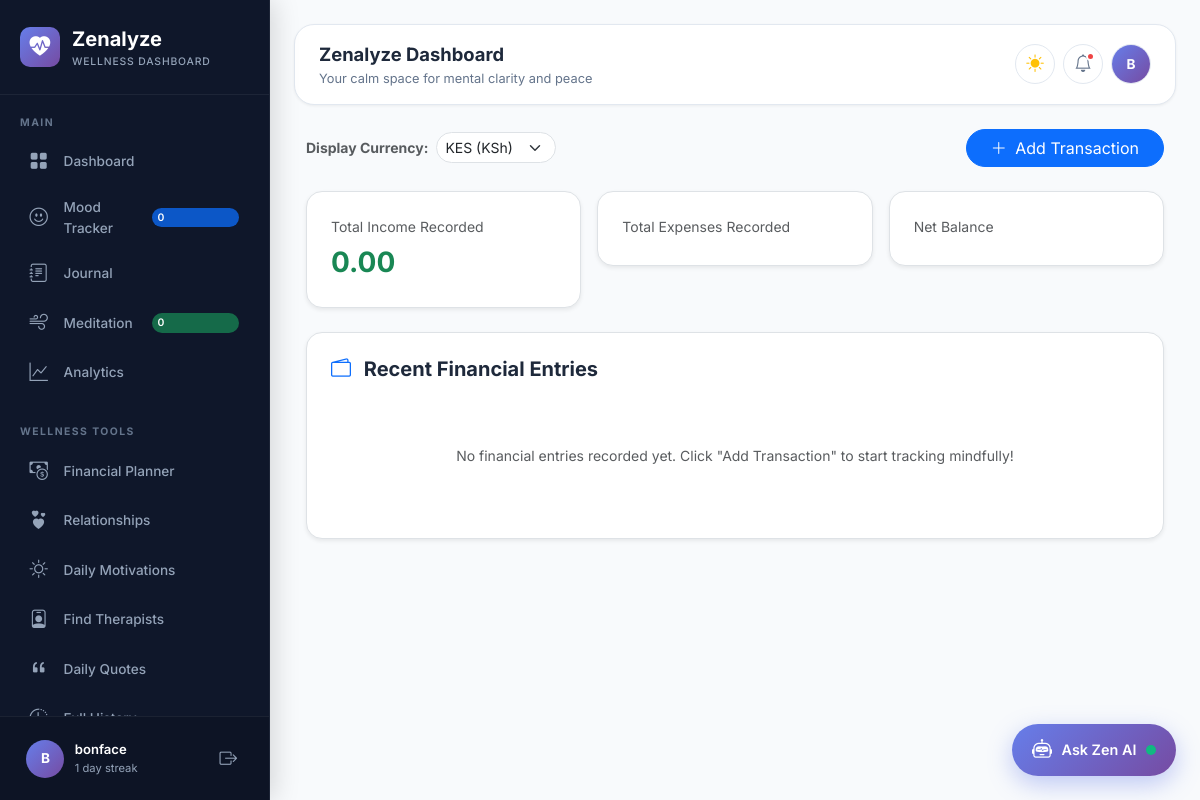
Screenshot of /financial/ (signed in) with the database file from the repository.
### apps/accounts/models.py (models this page shows, shortened)
class User(AbstractUser):
    ROLE_CHOICES = [
        ('user', 'User'),
        ('admin', 'Admin'),
        ('therapist', 'Therapist'),
        ('moderator', 'Moderator'),
    ]
    email = models.EmailField(unique=True)
    full_name = models.CharField(max_length=150, blank=True)
    display_name = models.CharField(max_length=100, blank=True, null=True)
    avatar_url = models.CharField(max_length=500, blank=True, null=True)
    avatar = models.ImageField(upload_to='avatars/', blank=True, null=True)
    streak_days = models.IntegerField(default=0)
    wellness_score = models.IntegerField(default=50)
    role = models.CharField(max_length=20, choices=ROLE_CHOICES, default='user')
    emergency_contact_name = models.CharField(max_length=100, blank=True, null=True)
    emergency_contact_phone = models.CharField(max_length=50, blank=True, null=True)
    last_active = models.DateTimeField(auto_now=True)
    @property
    def is_admin_user(self):
        return self.role == 'admin' or self.is_superuser or self.is_staff
    @property
    def avatar_display_url(self):
        if self.avatar and hasattr(self.avatar, 'url'):
            return self.avatar.url
        if self.avatar_url:
            if self.avatar_url.startswith('http') or self.avatar_url.startswith('/'):
                return self.avatar_url
            return f"/{self.avatar_url}"
        return None
    @property
    def display_title(self):
        if self.display_name:
            return self.display_name
        if self.full_name:
            return self.full_name
        return self.username

### apps/wellness/views.py (the view, shortened to what this page needs)
# urls.py: path('financial/', views.financial_view, name='financial'),
@login_required
def financial_view(request):
    user = request.user
    entries = FinancialEntry.objects.filter(user=user)
    total_income = sum(e.amount for e in entries if e.category == 'Income')
    total_expenses = sum(e.amount for e in entries if e.category != 'Income')
    net_savings = total_income - total_expenses
    return render(request, 'wellness/financial.html', {
        'entries': entries[:20],
        'total_income': total_income,
        'total_expenses': total_expenses,
        'net_savings': net_savings,
    })

### apps/notifications/models.py (called while the page is built)
    @property
    def icon_class(self):
        icon_map = {
            'system': 'bi-gear',
            'reminder': 'bi-bell',
            'achievement': 'bi-trophy',
            'community': 'bi-people',
            'mood': 'bi-emoji-smile',
            'journal': 'bi-journal-text',
            'wellness': 'bi-heart',
            'quote': 'bi-quote',
            'crisis': 'bi-exclamation-triangle',
            'message': 'bi-chat',
        }
        return icon_map.get(self.type, 'bi-bell')

### templates/wellness/financial.html (shortened to what this page needs)
{% extends 'base_dashboard.html' %}
{% load static %}
{% block dashboard_content %}
<div class="container-fluid">
    <div class="d-flex flex-wrap justify-content-between align-items-center gap-3 mb-4">
        <form method="POST" class="d-flex align-items-center gap-2">
            <span class="small text-muted fw-bold">Display Currency:</span>
            <select name="display_currency" class="form-select form-select-sm rounded-pill" onchange="this.form.submit()" style="width: 120px;">
                <option value="KES" {% if display_currency == 'KES' %}selected{% endif %}>KES (KSh)</option>
            </select>
        </form>
        <button class="btn btn-primary rounded-pill px-4" data-bs-toggle="modal" data-bs-target="#newFinancialModal">
            <i class="bi bi-plus-lg me-1"></i> Add Transaction
        </button>
    </div>
    <div class="row g-3 mb-4">
        <div class="col-md-4">
            <div class="card p-4 rounded-4 border shadow-sm" style="background: var(--card-bg);">
                <div class="small text-muted mb-1">Total Income Recorded</div>
                <div class="fs-3 fw-bold text-success">{{ display_symbol }} {{ total_income|floatformat:2 }}</div>
            </div>
        </div>
        <div class="col-md-4">
            <div class="card p-4 rounded-4 border shadow-sm" style="background: var(--card-bg);">
                <div class="small text-muted mb-1">Total Expenses Recorded</div>
            </div>
        </div>
        <div class="col-md-4">
            <div class="card p-4 rounded-4 border shadow-sm" style="background: var(--card-bg);">
                <div class="small text-muted mb-1">Net Balance</div>
            </div>
        </div>
    </div>
    <div class="card p-4 rounded-4 border shadow-sm" style="background: var(--card-bg);">
        <h5 class="fw-bold mb-3" style="color: var(--text-primary);"><i class="bi bi-wallet2 text-primary me-2"></i> Recent Financial Entries</h5>
        {% if entries %}
        <div class="table-responsive">
            <table class="table table-hover align-middle mb-0">
                <thead class="text-muted small">
                    <tr>
                        <th>Category</th>
                        <th>Description</th>
                        <th>Amount</th>
                        <th>Date</th>
                        <th>Actions</th>
                    </tr>
                </thead>
                <tbody class="small">
                    {% for item in entries %}
                    <tr>
                        <td>
                            <span class="badge {% if item.category == 'Income' %}bg-success bg-opacity-10 text-success{% else %}bg-secondary bg-opacity-10 text-secondary{% endif %} fw-bold px-2 py-1">
                                {{ item.category }}
                            </span>
                        </td>
                        <td style="color: var(--text-primary);">{{ item.description|default:"—" }}</td>
                        <td class="fw-bold {% if item.category == 'Income' %}text-success{% else %}text-danger{% endif %}">
                            {{ item.currency }} {{ item.amount }}
                        </td>
                        <td class="text-muted">{{ item.created_at|date:"M d, Y" }}</td>
                        <td>
                            <form method="POST" action="{% url 'wellness:financial_delete' item.id %}" style="display:inline;">
                                {% csrf_token %}
                                <button type="submit" class="btn btn-sm btn-link text-danger p-0">Delete</button>
                            </form>
                        </td>
                    </tr>
                    {% endfor %}
                </tbody>
            </table>
        </div>
        {% else %}
        <div class="text-center py-5 text-muted small">
            No financial entries recorded yet. Click "Add Transaction" to start tracking mindfully!
        </div>
        {% endif %}
    </div>
</div>
{% endblock %}

### templates/includes/sidebar.html (shortened to what this page needs)
{% load static %}
<aside class="sidebar" id="sidebar">
    <div class="sidebar-header">
        <div class="sidebar-logo-icon"><i class="bi bi-heart-pulse-fill"></i></div>
        <div>
            <div class="sidebar-logo-text">Zenalyze</div>
            <div class="sidebar-logo-sub">Wellness Dashboard</div>
        </div>
    </div>
    <div class="sidebar-nav-wrap">
        <div class="nav-section">Main</div>
        <ul class="nav-list">
            <li class="nav-item">
                <a href="{% url 'wellness:dashboard' %}" class="nav-link {% if active_nav == 'dashboard' %}active{% endif %}">
                    <i class="bi bi-grid-fill"></i> <span>Dashboard</span>
                </a>
            </li>
            <li class="nav-item">
                <a href="{% url 'wellness:mood_log' %}" class="nav-link {% if active_nav == 'mood_log' %}active{% endif %}">
                    <i class="bi bi-emoji-smile"></i> <span>Mood Tracker</span>
                    <span class="nav-badge bg-primary bg-opacity-75 text-white">{{ user_stats.mood_count|default:0 }}</span>
                </a>
            </li>
            <li class="nav-item">
                <a href="{% url 'wellness:journal' %}" class="nav-link {% if active_nav == 'journal' %}active{% endif %}">
                    <i class="bi bi-journal-text"></i> <span>Journal</span>
                </a>
            </li>
            <li class="nav-item">
                <a href="{% url 'wellness:exercises' %}" class="nav-link {% if active_nav == 'exercises' %}active{% endif %}">
                    <i class="bi bi-wind"></i> <span>Meditation</span>
                    <span class="nav-badge bg-success bg-opacity-75 text-white">{{ user_stats.exercise_count|default:0 }}</span>
                </a>
            </li>
            <li class="nav-item">
                <a href="{% url 'wellness:analytics' %}" class="nav-link {% if active_nav == 'analytics' %}active{% endif %}">
                    <i class="bi bi-graph-up"></i> <span>Analytics</span>
                </a>
            </li>
        </ul>
        <div class="nav-section mt-3">Wellness Tools</div>
        <ul class="nav-list">
            <li class="nav-item">
                <a href="{% url 'wellness:financial' %}" class="nav-link {% if active_nav == 'financial' %}active{% endif %}">
                    <i class="bi bi-cash-coin"></i> <span>Financial Planner</span>
                </a>
            </li>
            <li class="nav-item">
                <a href="{% url 'wellness:relationships' %}" class="nav-link {% if active_nav == 'relationships' %}active{% endif %}">
                    <i class="bi bi-hearts"></i> <span>Relationships</span>
                </a>
            </li>
            <li class="nav-item">
                <a href="{% url 'wellness:motivations' %}" class="nav-link {% if active_nav == 'motivations' %}active{% endif %}">
                    <i class="bi bi-sun"></i> <span>Daily Motivations</span>
                </a>
            </li>
            <li class="nav-item">
                <a href="{% url 'therapists:index' %}" class="nav-link {% if active_nav == 'therapists' %}active{% endif %}">
                    <i class="bi bi-person-badge"></i> <span>Find Therapists</span>
                </a>
            </li>
            <li class="nav-item">
                <a href="{% url 'quotes:index' %}" class="nav-link {% if active_nav == 'quotes' %}active{% endif %}">
                    <i class="bi bi-quote"></i> <span>Daily Quotes</span>
                </a>
            </li>
            <li class="nav-item">
                <a href="{% url 'wellness:history' %}" class="nav-link {% if active_nav == 'history' %}active{% endif %}">
                    <i class="bi bi-clock-history"></i> <span>Full History</span>
                </a>
            </li>
        </ul>
    </div>
    <div class="sidebar-footer">
        <div class="sidebar-user">
            <div class="sidebar-avatar">
                {% if user.avatar_display_url %}
                    <img src="{{ user.avatar_display_url }}" alt="Avatar">
                {% else %}
                    {{ user.display_title|slice:":1"|upper }}
                {% endif %}
            </div>
            <div class="sidebar-user-info">
                <div class="sidebar-user-name">{{ user.display_title }}</div>
                <div class="sidebar-user-role">
                    {% if user.is_admin_user %}Admin{% else %}{{ user.streak_days }} day streak{% endif %}
                </div>
            </div>
            <a href="{% url 'accounts:logout' %}" class="sidebar-logout" title="Sign Out">
                <i class="bi bi-box-arrow-right"></i>
            </a>
        </div>
    </div>
</aside>

### templates/includes/topbar.html (shortened to what this page needs)
{% load static %}
<div class="topbar">
    <div class="topbar-left">
        <div>
            <div class="topbar-title">{% block topbar_title %}Zenalyze Dashboard{% endblock %}</div>
            <div class="topbar-subtitle">{% block topbar_subtitle %}Your calm space for mental clarity and peace{% endblock %}</div>
        </div>
    </div>
    <div class="topbar-right">
        <div class="dropdown">
            <button class="topbar-btn" data-bs-toggle="dropdown" title="Change Theme" aria-expanded="false">
                {% if current_theme == 'dark' %}
                    <i class="bi bi-moon-fill text-warning"></i>
                {% elif current_theme == 'auto' %}
                    <i class="bi bi-circle-half text-info"></i>
                {% else %}
                    <i class="bi bi-sun-fill text-warning"></i>
                {% endif %}
            </button>
        </div>
        <div class="dropdown">
            <button class="topbar-btn" data-bs-toggle="dropdown" title="Notifications" aria-expanded="false">
                <i class="bi bi-bell"></i>
                {% if unread_notifications_count > 0 %}
                <span class="notif-dot"></span>
                {% endif %}
            </button>
        </div>
        <div class="dropdown">
            <button class="topbar-btn" data-bs-toggle="dropdown" title="User Menu" aria-expanded="false">
                <div class="user-avatar-sm">
                    {% if user.avatar_display_url %}
                        <img src="{{ user.avatar_display_url }}" alt="Avatar">
                    {% else %}
                        {{ user.display_title|slice:":1"|upper }}
                    {% endif %}
                </div>
            </button>
        </div>
    </div>
</div>

### rows the page displays
User: display_title "B", display_title "bonface", streak_days "1"

### other values shown
{{ user_stats.mood_count|default:0 }} "0"
{{ user_stats.exercise_count|default:0 }} "0"
{{ total_income|floatformat:2 }} "0.00"
